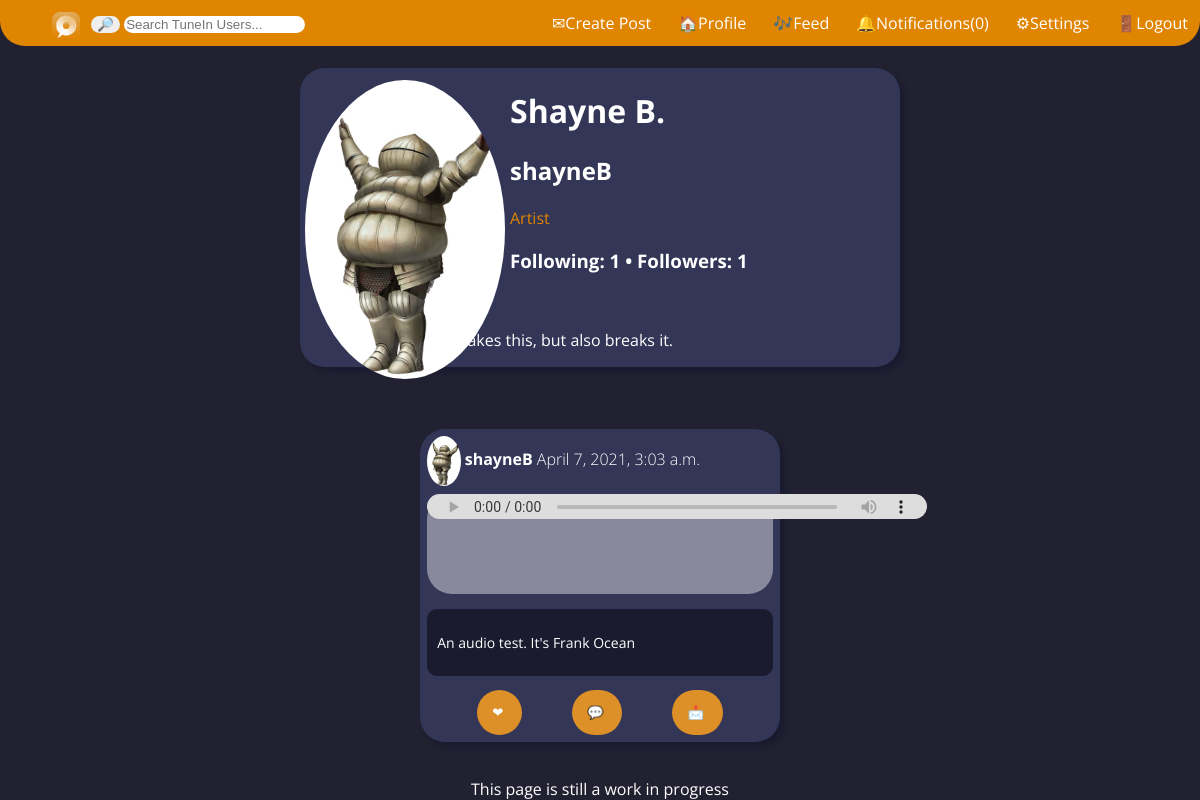
The page /user_profile/ (signed in) on the database its author committed.
### user_profile/models.py (models this page shows, shortened)
class Profile(models.Model):
    user = models.OneToOneField(User, on_delete=models.CASCADE)
    User._meta.get_field('email')._unique = True
    first_name = models.CharField(max_length=20,default="")
    last_name = models.CharField(max_length=20,default="")
    bio = models.CharField(max_length=500,default="n/a")
    photo = models.ImageField(upload_to='static/media/profilePictures')

### news/models.py (models this page shows, shortened)
class Post(models.Model):
    description = models.CharField(max_length=255, blank=True)
    pic = models.ImageField(upload_to='static/media/postPictures', blank=True, null=True)
    choose_file = models.FileField(upload_to='static/media/mediaFiles', validators=[validate_file_extension], blank=True, null=True)
    date_posted = models.DateTimeField(default=timezone.now)
    user_name = models.ForeignKey(User, on_delete=models.CASCADE)
    tags = models.CharField(max_length=100, blank=True)
    def __str__(self):
        return self.description
    def extension(self):
        video = ['.mp4', '.mov', '.m4v', '.avi']
        audio = ['.wav', '.mp3', '.flac', '.mkv', '.aac']
        name, extension = os.path.splitext(self.choose_file.name)
        if extension in video: return "video"
        elif extension in audio: return "audio"
        return None

### user_profile/views.py (the view, shortened to what this page needs)
# urls.py: path('', views.index, name='user_profile')
def index(request):
    if request.user.is_authenticated:
        followers = 0
        friends = 0
        posts = {}
        try:
            sample_user = User.objects.get(username= request.GET.get('username'))
            artist = sample_user.groups.filter(name='artists').exists()
            if artist:
                followers = Following.objects.filter(user= sample_user).count()
                posts = Post.objects.filter(user_name__username =request.GET.get('username'))
                posts = posts.order_by('-date_posted')
                for post in posts:
                    print(post)
            sharedPosts = SharedPost.objects.filter(user=sample_user)
            if sharedPosts:
                sharedPosts = sharedPosts.order_by('-date_posted')
                l_posts = list(posts)
                l_shared = list(sharedPosts)
                l_posts.extend(l_shared)
                print(l_posts)
                all_posts = sorted(l_posts,key=lambda x: x.get_date(),reverse=True)
                print(all_posts)
                posts = all_posts
            following = Following.objects.filter(follower= sample_user).count()
            con = {'user': sample_user,
            'artist': artist,
            'posts':posts,
            'followers': followers,
            'following': following,
            'otherUser':True}
        except User.DoesNotExist:
            print("USER NOT FOUND, SHOWING LOGGED IN PROFILE")
            sample_user = request.user
            followers = 0
            friends = 0
            artist = sample_user.groups.filter(name='artists').exists()
            if artist:
                followers = Following.objects.filter(user= request.user).count()
                posts = Post.objects.filter(user_name__username =request.user.username)
                posts = posts.order_by('-date_posted')
                for post in posts:
                    print(post)
            sharedPosts = SharedPost.objects.filter(user=sample_user)
            following = Following.objects.filter(follower= request.user).count()
            con = {'user': sample_user,
            'artist': artist,
            'posts':posts,
            'followers': followers,
            'following': following,
            'otherUser':False}
        template = loader.get_template('user_profile/index.html')
        return HttpResponse(template.render(con))
    else:
        return  HttpResponseRedirect('/')

### templates/user_profile/index.html (shortened to what this page needs)
{% extends 'base.html' %}
{% load static %}
{% block content %}
<br>
<link href="{% static 'user_profile/index.css' %}" rel="stylesheet">
<link rel="stylesheet" href="{% static 'css/news.css' %}">
<div class="gridLayout">
    <div class="leftBorder"></div>
    <div class="middle">
        <div class="topInfo">
            {% if user %}
            <div class="c_icon"><img class="icon" src="{{user.profile.photo.url }}"></div>
            <div class="names">
                <h1 id="name">{{user.profile.first_name}} {{user.profile.last_name}}</h1>
                <h2 id="username">{{user.username}}</h2><span class="account_type">{% if artist%}Artist{%else%}Fan{%endif%}</span>
                <h3>Following: <span id="following"> {{user.profile.following}} </span>
                    {% if artist %}
                    • Followers: <span id="followers"> NAN </span></h3>
                {% endif %}
            </div>
            <br>
            <div class="bio">
                <p id="bio">{{user.profile.bio}}</p>
            </div>
            {% else %}
            User not found?
            Make sure the username in the url matches who you're looking for!
            {% endif %}
        </div>
        <br>
        <br>
        <div class="posts">
            {% if user %}
            {% if artist %}
            {% for post in posts %}
            {% if post.originPost %}
<div class="post" id="{{post.id}}">
    <div class="post_header">
        <img class ="post_icon" src="{{post.user.profile.photo.url }}">
        <a class="post_username" href="{% url 'user_profile' %}?username={{post.user}}">{{post.user}}</a> Shared a post
        <p id="date">{{post.date_posted}}</p>
    </div>
    <div class="post_text">
        <p>
               {{post.description}}
        </p>
    </div>
    <div class="post_content">
    <div class="post" id="{{post.originPost.id}}">
        <div class="post_header">
            <img class ="post_icon" src="{{post.originPost.user_name.profile.photo.url }}">
            <a class="post_username" href="{% url 'user_profile' %}?username={{post.originPost.user_name}}">{{post.originPost.user_name}}</a>
            <p id="date">{{post.originPost.date_posted}}</p>
        </div>
        <div class="post_content">
            {% if post.originPost.pic %}
                        <img class="" src="{{post.originPost.pic.url}}">
                    {% endif %}
                    {% if post.originPost.choose_file %}
                    {%if post.originPost.extension == "video"%}
                    <video id = "post_vid" width = "850" height = "500" controls>
                        <source src = "{{post.originPost.choose_file.url}}" type ="video/mp4" />
                        Your browser does not support the video element.
                    </video>
                    {%elif post.originPost.extension == "audio"%}
                        <audio id = "post_audio" controls>
                            <source src = "{{post.originPost.choose_file.url}}" >
                            Your browser does not support the audio element.
                        </audio>
                    {%endif%}
                {%endif%}
        </div>
        <div class="post_text">
            <p>
                   {{post.originPost.description}}
            </p>
        </div>
        <div class="post_interactables">
            <div>
                <button class="btn" onclick='likePost({{post.originPost.id}})' id='likeButton'>
            <span class="btn-icon">❤</span>
            <span class="btn-text">Like</span>
            </button></div>
            <div><button class="btn" onclick='showCommentPopup({{post.originPost.id}})'>
            <span class="btn-icon">💬</span>
            <span class="btn-text">Comment</span>
            </button></div>
            <div><button class="btn" onclick='prepForSharing({{post.originPost.id}})'>
            <span class="btn-icon">📩</span>
            <span class="btn-text">Share</span>
            </button></div>
        </div>
    </div>
<script>
    isLiked({{post.originPost.id}});
</script>
    </div>
</div>
 {%else%}
            <div class="post" id="{{post.id}}">
                <div class="post_header">
                    <img class="post_icon" src="{{user.profile.photo.url }}">
                    <a class="post_username" href="">{{user.username}}</a>
                    <span class="date">{{post.date_posted}}</span>
                </div>
                <div class="post_content">
                    {% if post.choose_file %}
                    {%if post.extension == "video"%}
                    <video id = "post_vid" width = "850" height = "500" controls>
                        <source src = "{{post.choose_file.url}}" type ="video/mp4" />
                        Your browser does not support the video element.
                    </video>
                    {%elif post.extension == "audio" %}
                        <audio id = "post_audio" controls>
                            <source src = "{{post.choose_file.url}}" >
                        </audio>
                    {%endif%}
                {%endif%}
                </div>
                <div class="post_text">
                    <p>{{post.description}}</p>
                </div>
                <div class="post_interactables">
                    <div>
                        <button class="btn" id='likeButton' onclick='likePost({{post.id}})'>
                            <span class="btn-icon">❤</span>
                        </button>
                    </div>
                    <div>
                        <button class="btn" onclick='showCommentPopup({{post.id}})'>
                            <span class="btn-icon">💬</span>
                        </button>
                    </div>
                    <div>
                        <button class="btn" onclick='prepForSharing({{post.id}})'>
                            <span class="btn-icon">📩</span>
                        </button>
                    </div>
                </div>
            </div>
            {%endif%}
            {% endfor %}
            {% endif %}
            {% endif %}
        </div>
    </div>
    <div class="rightBorder"></div>
</div>
<div class="foot">This page is still a work in progress</div>
{% endblock %}

### static/user_profile/index.css (style rules this page uses)
body { margin:0; background-color: #222132; color:white; font-family: 'Open Sans', sans-serif; }
.gridLayout { display: flex; flex-wrap: nowrap; }
.leftBorder { flex: 0 3 300px; }
.middle { flex: 3 1 150px; }
.rightBorder { flex: 0 3 300px; }
.foot { position: fixed; bottom: 0; width: 100%; text-align: center; }
.topInfo { background-color: #333656; display: flex; flex-wrap: wrap; justify-content: left; align-items:center; border-radius: 25px; box-shadow: 5px 5px 5px #1A1B2F; }
.c_icon { flex: 0 1 150px; margin: 5px; height: 200px; width: 200px; }
.icon { width:inherit; align-content: center; border-radius: 100%; position:relative; display:inline-block }
.bio { margin-left: 15%; margin-right:15%; }
.account_type { color:#E08500; }
.posts { align-content: center; position: relative; width:60%; height:auto; margin-left: auto; margin-right: auto; }
.post { margin-top:5%; margin-bottom: 5%;; text-align: center; background-color: #333656; display: flex; flex-wrap: nowrap; border-radius: 25px; box-shadow: 5px 5px 5px #1A1B2F; flex-direction: column; }
.post_header { margin-top:2%; margin-left:2%; flex: 0 3 50px; width: 100%; text-align: left; }
.post_icon { display:iline; height:50px; max-width: 100%; max-height: 100%; vertical-align: middle; border-radius: 100%; }
.post_username { text-decoration:none; color: white; font-weight: bold; }
.date { font-weight: lighter; }
.post_content { flex: 0 3 100px; margin:2%; margin-bottom:0%; border-radius: 25px; background-color: purple; }
.post_text { margin:2%; margin-top: 0%; text-align: left; font-size: 14px; }
.post_interactables { display: flex; justify-content:space-evenly; margin:2%; }

### static/css/news.css (style rules this page uses)
body { margin:0; background-color: #222132; color:white; font-family: 'Open Sans', sans-serif; }
audio { filter: sepia(20%) saturate(70%) grayscale(1) contrast(99%) invert(12%); width: 500px; height: 25px; }
.posts { align-content: center; position: relative; width:60%; height:auto; margin-left: auto; margin-right: auto; }
.post { margin-top:5%; margin-bottom: 5%;; text-align: center; background-color: #333656; display: flex; flex-wrap: nowrap; border-radius: 25px; box-shadow: 5px 5px 5px #1A1B2F; flex-direction: column; }
.post_header { margin-top:2%; margin-left:2%; flex: 0 3 50px; width: 100%; text-align: left; }
.post_icon { display:inline; height:50px; max-width: 100%; max-height: 100%; vertical-align: middle; border-radius: 100%; }
.post_username { text-decoration:none; color: white; font-weight: bold; }
.date { font-weight: lighter; }
.post_content { flex: 0 3 100px; margin:2%; margin-bottom:0%; border-radius: 25px; background-color: #89899E; }
.post_text { margin:2%; margin-top: 0%; text-align: left; font-size: 14px; }
.post_interactables { display: flex; justify-content:space-evenly; margin:2%; }
.post_icon { display:iline; height:50px; max-width: 100%; max-height: 100%; vertical-align: middle; border-radius: 100%; }
.btn { position: relative; display: inline-block; padding: 15px; background-color: #DD8F28; cursor: pointer; outline: none; border: 0; vertical-align: middle; text-decoration: none; color: #fff; border-radius: 25px; -webkit-transition: width 0.5s; transition: width 0.5s; }
.post_text { position: relative; display: inline-block; padding: 10px; background-color: #1A1B2F; cursor: pointer; outline: none; border: 0; vertical-align: middle; text-decoration: none; color: #fff; border-radius: 10px; margin-top: 15px; }

### templates/base.html (style rules this page uses)
body { color: #8c9499; background-color: #222132; }
body { margin:0; background-color: #222132; color:white; font-family: 'Open Sans', sans-serif; }

### rows shown on the page
Post: profile.photo (picture), date_posted "April 7, 2021, 3:03 a.m.", description "An audio test. It's Frank Ocean"

### other values the page prints
{{ user.profile.first_name }} "Shayne"
{{ user.profile.last_name }} "B."
{{ user.username }} "shayneB"
{{ user.profile.bio }} "1/3 that makes this, but also breaks it."
